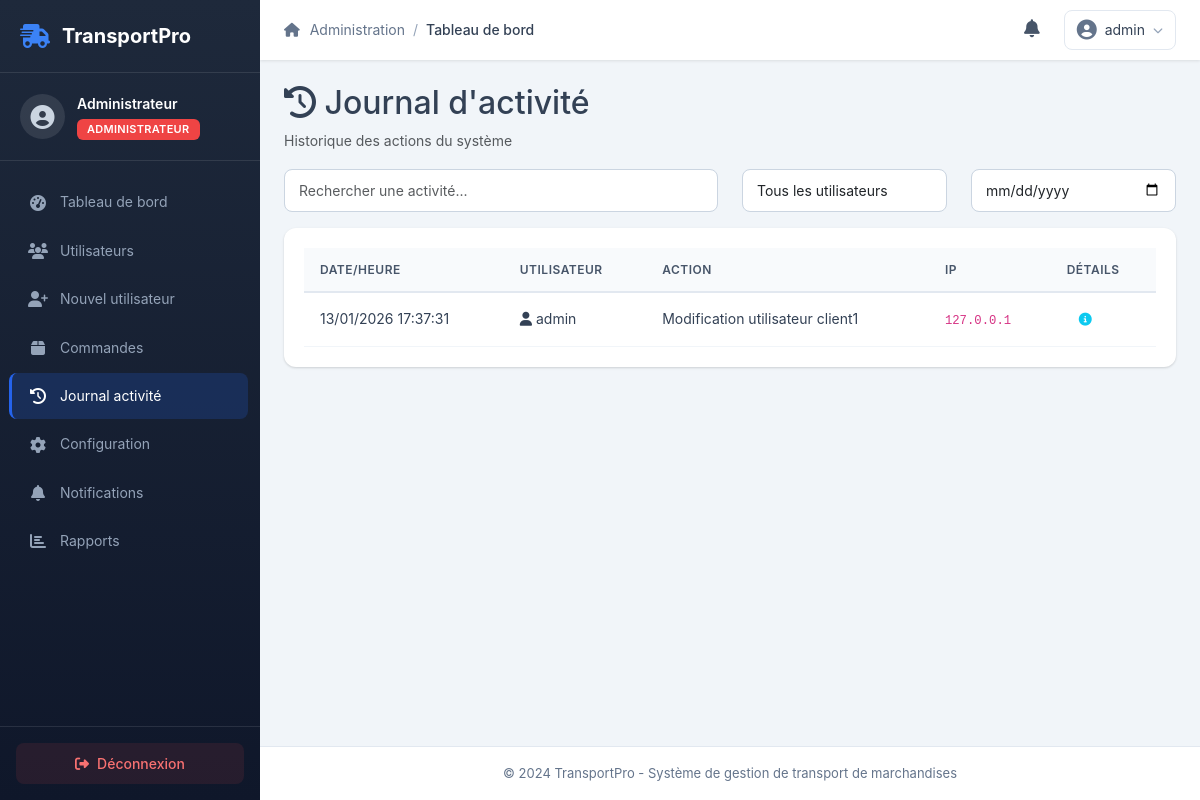
Page /admin-panel/journal/ (signed in) on the committed database.
### core/models.py (models this page shows, shortened)
class User(AbstractUser):
    ROLES = [
        ('client', 'Client'),
        ('admin', 'Administrateur'),
        ('planificateur', 'Planificateur'),
        ('transporteur', 'Transporteur'),
    ]
    id = models.UUIDField(primary_key=True, default=uuid.uuid4, editable=False)
    role = models.CharField(max_length=20, choices=ROLES, default='client')
    telephone = models.CharField(max_length=20, blank=True)
    adresse = models.TextField(blank=True)
    date_creation = models.DateTimeField(auto_now_add=True)
    actif = models.BooleanField(default=True)
    latitude = models.FloatField(null=True, blank=True)
    longitude = models.FloatField(null=True, blank=True)
    derniere_connexion_ip = models.GenericIPAddressField(null=True, blank=True)

class JournalActivite(models.Model):
    NIVEAUX = [
        ('info', 'Information'),
        ('warning', 'Avertissement'),
        ('error', 'Erreur'),
        ('critical', 'Critique'),
    ]
    id = models.UUIDField(primary_key=True, default=uuid.uuid4, editable=False)
    utilisateur = models.ForeignKey(User, on_delete=models.SET_NULL, null=True)
    action = models.CharField(max_length=100)
    niveau = models.CharField(max_length=20, choices=NIVEAUX, default='info')
    details = models.JSONField(default=dict)
    commande = models.ForeignKey(Commande, on_delete=models.SET_NULL, null=True, blank=True)
    adresse_ip = models.GenericIPAddressField()
    user_agent = models.TextField(blank=True)
    date_action = models.DateTimeField(auto_now_add=True)
    class Meta:
        ordering = ['-date_action']

### admin_panel/views.py (the view)
# urls.py: path('journal/', views.journal_activite, name='journal_activite'),
@login_required
def journal_activite(request):
    if request.user.role != 'admin':
        return redirect('auth:login')
    activites = JournalActivite.objects.all().order_by('-date_action')
    return render(request, 'admin/journal_activite.html', {'activites': activites})

### templates/admin/journal_activite.html (shortened to what this page needs)
{% extends 'base.html' %}
{% block content %}
<div class="row">
    <div class="col-12">
        <h2><i class="fas fa-history"></i> Journal d'activité</h2>
        <p class="text-muted">Historique des actions du système</p>
    </div>
</div>
<div class="row mb-3">
    <div class="col-md-6">
        <input type="text" class="form-control" id="searchActivite" placeholder="Rechercher une activité...">
    </div>
    <div class="col-md-3">
        <select class="form-control" id="filterUtilisateur">
            <option value="">Tous les utilisateurs</option>
        </select>
    </div>
    <div class="col-md-3">
        <input type="date" class="form-control" id="filterDate">
    </div>
</div>
<div class="card">
    <div class="card-body">
        <div class="table-responsive">
            <table class="table table-hover">
                <thead class="table-light">
                    <tr>
                        <th>Date/Heure</th>
                        <th>Utilisateur</th>
                        <th>Action</th>
                        <th>IP</th>
                        <th>Détails</th>
                    </tr>
                </thead>
                <tbody>
                    {% for activite in activites %}
                    <tr>
                        <td>{{ activite.date_action|date:"d/m/Y H:i:s" }}</td>
                        <td>
                            <i class="fas fa-user"></i>
                            {{ activite.utilisateur.username|default:"Système" }}
                        </td>
                        <td>{{ activite.action }}</td>
                        <td><code>{{ activite.adresse_ip|default:"-" }}</code></td>
                        <td>
                            {% if activite.details %}
                            <button class="btn btn-sm btn-outline-info" onclick="voirDetails('{{ activite.id }}')">
                                <i class="fas fa-info-circle"></i>
                            </button>
                            {% else %}
                            -
                            {% endif %}
                        </td>
                    </tr>
                    {% empty %}
                    <tr>
                        <td colspan="5" class="text-center text-muted">Aucune activité enregistrée</td>
                    </tr>
                    {% endfor %}
                </tbody>
            </table>
        </div>
    </div>
</div>
{% endblock %}

### templates/base.html (shortened to what this page needs)
<!DOCTYPE html>
<html lang="fr">
<head>
    <link href="https://cdn.jsdelivr.net/npm/bootstrap@5.3.2/dist/css/bootstrap.min.css" rel="stylesheet">
    <link href="https://cdnjs.cloudflare.com/ajax/libs/font-awesome/6.4.2/css/all.min.css" rel="stylesheet">
    {% load static %}
    <link href="{% static 'css/style.css' %}" rel="stylesheet">
</head>
<body class="{% if user.is_authenticated %}with-sidebar{% endif %}">
    {% if user.is_authenticated %}
    <nav id="sidebar" class="sidebar">
        <div class="sidebar-header">
            <a href="#" class="sidebar-brand">
                <i class="fas fa-truck-fast"></i>
                <span>TransportPro</span>
            </a>
        </div>
        <div class="sidebar-user">
            <div class="user-avatar">
                <i class="fas fa-user-circle"></i>
            </div>
            <div class="user-info">
                <span class="user-name">{{ user.first_name|default:user.username }}</span>
                <span class="user-role badge
                    {% if user.role == 'admin' %}bg-danger
                    {% elif user.role == 'planificateur' %}bg-info
                    {% elif user.role == 'transporteur' %}bg-success
                    {% else %}bg-primary{% endif %}">
                    {{ user.get_role_display|default:"Client" }}
                </span>
            </div>
        </div>
        <ul class="sidebar-nav">
            {% if user.role == 'client' %}
            <li class="nav-item">
                <a href="{% url 'client:dashboard' %}" class="nav-link {% if request.resolver_match.url_name == 'dashboard' %}active{% endif %}">
                    <i class="fas fa-tachometer-alt"></i>
                    <span>Tableau de bord</span>
                </a>
            </li>
            <li class="nav-item">
                <a href="{% url 'client:nouvelle_commande' %}" class="nav-link {% if request.resolver_match.url_name == 'nouvelle_commande' %}active{% endif %}">
                    <i class="fas fa-plus-circle"></i>
                    <span>Nouvelle commande</span>
                </a>
            </li>
            <li class="nav-item">
                <a href="{% url 'client:mes_commandes' %}" class="nav-link {% if request.resolver_match.url_name == 'mes_commandes' %}active{% endif %}">
                    <i class="fas fa-box"></i>
                    <span>Mes commandes</span>
                </a>
            </li>
            {% elif user.role == 'admin' %}
            <li class="nav-item">
                <a href="{% url 'admin_panel:dashboard' %}" class="nav-link {% if request.resolver_match.url_name == 'dashboard' %}active{% endif %}">
                    <i class="fas fa-tachometer-alt"></i>
                    <span>Tableau de bord</span>
                </a>
            </li>
            <li class="nav-item">
                <a href="{% url 'admin_panel:gestion_utilisateurs' %}" class="nav-link {% if request.resolver_match.url_name == 'gestion_utilisateurs' %}active{% endif %}">
                    <i class="fas fa-users"></i>
                    <span>Utilisateurs</span>
                </a>
            </li>
            <li class="nav-item">
                <a href="{% url 'admin_panel:creer_utilisateur' %}" class="nav-link {% if request.resolver_match.url_name == 'creer_utilisateur' %}active{% endif %}">
                    <i class="fas fa-user-plus"></i>
                    <span>Nouvel utilisateur</span>
                </a>
            </li>
            <li class="nav-item">
                <a href="{% url 'admin_panel:gestion_commandes' %}" class="nav-link {% if request.resolver_match.url_name == 'gestion_commandes' %}active{% endif %}">
                    <i class="fas fa-box"></i>
                    <span>Commandes</span>
                </a>
            </li>
            <li class="nav-item">
                <a href="{% url 'admin_panel:journal_activite' %}" class="nav-link {% if request.resolver_match.url_name == 'journal_activite' %}active{% endif %}">
                    <i class="fas fa-history"></i>
                    <span>Journal activité</span>
                </a>
            </li>
            <li class="nav-item">
                <a href="{% url 'admin_panel:configuration_systeme' %}" class="nav-link {% if request.resolver_match.url_name == 'configuration_systeme' %}active{% endif %}">
                    <i class="fas fa-cog"></i>
                    <span>Configuration</span>
                </a>
            </li>
            <li class="nav-item">
                <a href="{% url 'admin_panel:envoyer_notification' %}" class="nav-link {% if request.resolver_match.url_name == 'envoyer_notification' %}active{% endif %}">
                    <i class="fas fa-bell"></i>
                    <span>Notifications</span>
                </a>
            </li>
            <li class="nav-item">
                <a href="{% url 'admin_panel:rapports' %}" class="nav-link {% if request.resolver_match.url_name == 'rapports' %}active{% endif %}">
                    <i class="fas fa-chart-bar"></i>
                    <span>Rapports</span>
                </a>
            </li>
            {% endif %}
        </ul>
        <div class="sidebar-footer">
            <a href="{% url 'auth:logout' %}" class="btn btn-logout">
                <i class="fas fa-sign-out-alt"></i>
                <span>Déconnexion</span>
            </a>
        </div>
    </nav>
    <div class="main-content">
        <nav class="top-navbar">
            <div class="navbar-breadcrumb">
                <span class="breadcrumb-item">
                    <i class="fas fa-home"></i>
                    {% if user.role == 'client' %}Client
                    {% elif user.role == 'transporteur' %}Transporteur
                    {% elif user.role == 'planificateur' %}Planificateur
                    {% elif user.role == 'admin' %}Administration
                    {% endif %}
                </span>
                <span class="breadcrumb-separator">/</span>
                <span class="breadcrumb-item active">{% block breadcrumb %}Tableau de bord{% endblock %}</span>
            </div>
            <div class="navbar-actions">
                <div class="notification-bell" id="notificationBell">
                    <i class="fas fa-bell"></i>
                </div>
                <div class="user-dropdown">
                    <button class="user-dropdown-toggle" data-bs-toggle="dropdown">
                        <i class="fas fa-user-circle"></i>
                        <span>{{ user.username }}</span>
                        <i class="fas fa-chevron-down"></i>
                    </button>
                </div>
            </div>
        </nav>
        <main class="page-content">
            {% block content %}{% endblock %}
        </main>
        <footer class="main-footer">
            <div class="footer-content">
                <span>&copy; 2024 TransportPro - Système de gestion de transport de marchandises</span>
            </div>
        </footer>
    </div>
    {% endif %}
    <div id="toast-container" class="toast-container position-fixed top-0 end-0 p-3" style="z-index: 1055;"></div>
</body>
</html>

### rows in the picture
User: first_name "Administrateur", role "ADMINISTRATEUR", username "admin"
JournalActivite: date_action "13/01/2026 17:37:31", utilisateur.username "admin", action "Modification utilisateur client1", adresse_ip "127.0.0.1"
